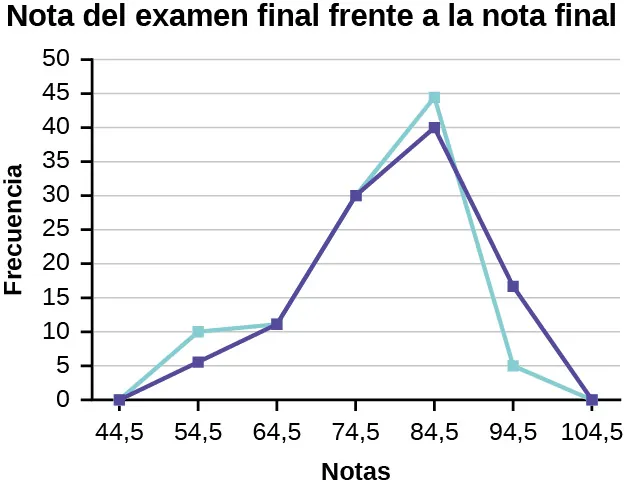
#> input picture tactiver/data/grafica1.webp, 624 x 488 px
$ python classify_charts.py ../../../../tactiver/data/grafica1.webp
#> lines starting #> are read from the running program, lines starting #| are printed output that depends on the picture; after the words box and inside, x2 and y2 are one past the last pixel; in counts of white or black regions, pixels touching at a corner belong together
import cv2
import numpy as np

def contar_paneles(image_path, umbral_gris=120, frac_largo=0.4):
#> called with image_path = '../../../../tactiver/data/grafica1.webp', umbral_gris = 120, frac_largo = 0.4
    img = cv2.imread(image_path)
#> img is the input picture: shape (488, 624, 3); mean B, G, R 240.7, 239.8, 239.3
    if img is None:
        return 1
    gray = cv2.cvtColor(img, cv2.COLOR_BGR2GRAY)
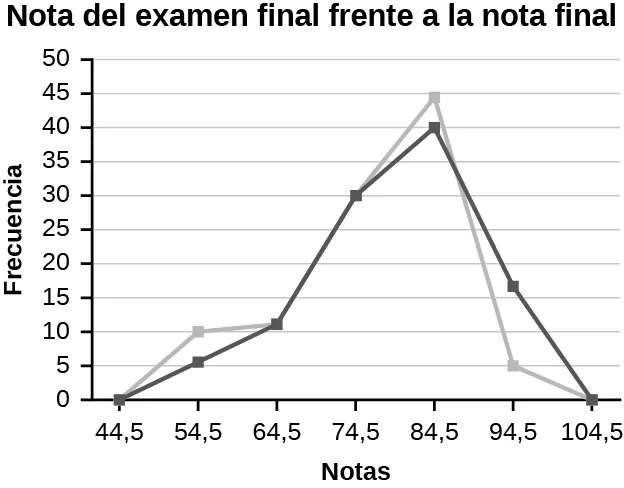
#> gray: shape (488, 624); min 0, max 255, mean 239.7
    h, w = gray.shape
#> h = 488; w = 624

    _, bw = cv2.threshold(gray, umbral_gris, 255, cv2.THRESH_BINARY_INV)
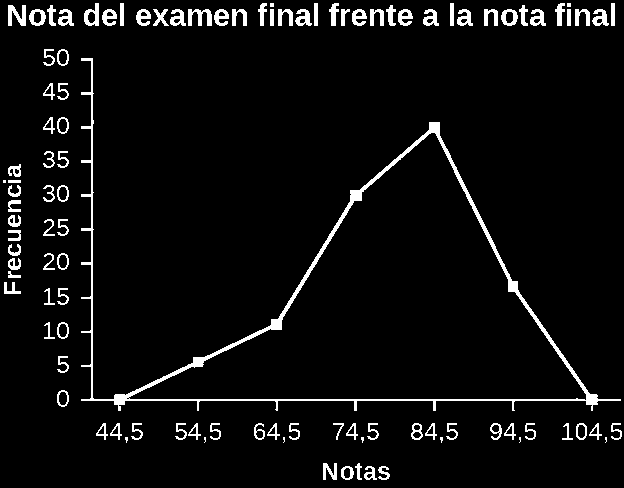
#> bw: shape (488, 624); 5.1% white; 104 white regions (10 under 20 px), largest, box (x1, y1, x2, y2) and area: (81, 58, 621, 411) 5578, (8, 5, 26, 26) 240, (188, 9, 212, 26) 240

    kernel_v = cv2.getStructuringElement(cv2.MORPH_RECT, (1, max(int(h * frac_largo), 10)))
#> kernel_v = 195 values from 1 to 1
    verticales = cv2.erode(bw, kernel_v, iterations=1)
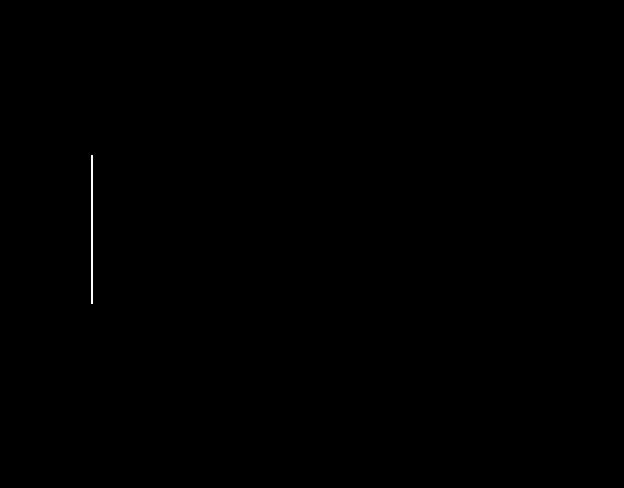
#> verticales: shape (488, 624); 0.1% white in thin lines or dots, all inside (x1, y1, x2, y2) = (91, 155, 93, 304)
    verticales = cv2.dilate(verticales, kernel_v, iterations=1)
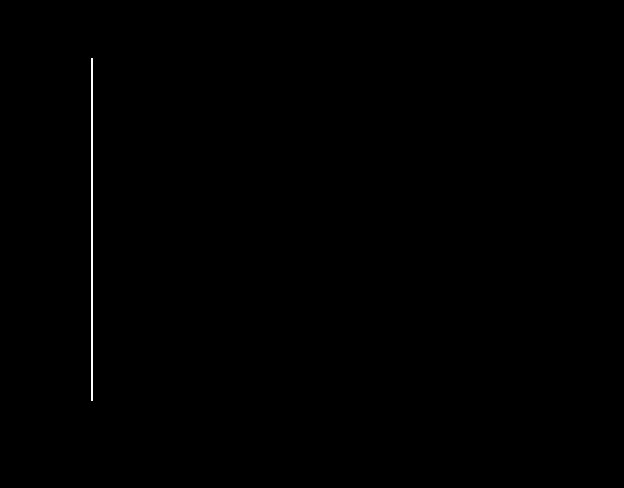
#> verticales: shape (488, 624); 0.23% white in thin lines or dots, all inside (x1, y1, x2, y2) = (91, 58, 93, 401)

    kernel_h = cv2.getStructuringElement(cv2.MORPH_RECT, (max(int(w * frac_largo), 10), 1))
    horizontales = cv2.erode(bw, kernel_h, iterations=1)
#> horizontales: shape (488, 624); 0.18% white in thin lines or dots, all inside (x1, y1, x2, y2) = (205, 399, 497, 401)
    horizontales = cv2.dilate(horizontales, kernel_h, iterations=1)
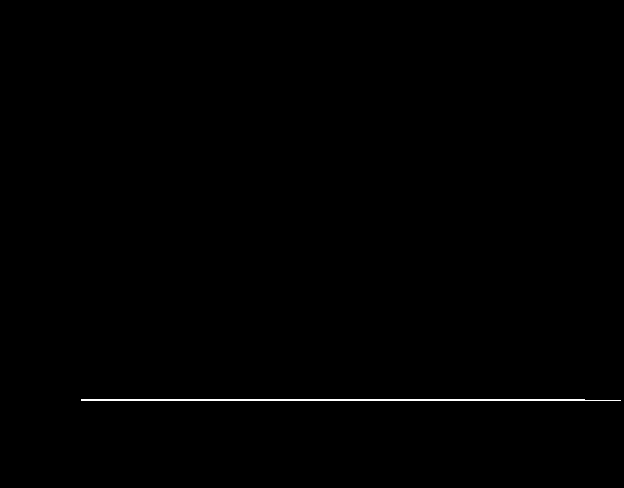
#> horizontales: shape (488, 624); 0.34% white in thin lines or dots, all inside (x1, y1, x2, y2) = (81, 399, 621, 401)

    def clusters_de_posiciones(mask, eje):
#> called with eje = 0
        proyeccion = mask.sum(axis=eje)
#> proyeccion = 624 values, max 87465 at index 91, min 0 at index 0, mean 280.3
        if proyeccion.max() == 0:
            return []
        posiciones = np.where(proyeccion > proyeccion.max() * 0.3)[0]
#> posiciones = [91, 92]
        if len(posiciones) == 0:
            return []
        clusters = [[posiciones[0]]]
#> clusters = [[91]]
        for p in posiciones[1:]:
            if p - clusters[-1][-1] <= 15:
                clusters[-1].append(p)
            else:
                clusters.append([p])
#> this loop made 1 pass
#> p on pass 1: 92
#> after the loop, clusters = [[91, 92]]
        return clusters

    clusters_v = clusters_de_posiciones(verticales, eje=0)
#> clusters_v = [[91, 92]]
    clusters_h = clusters_de_posiciones(horizontales, eje=1)
#> the loop in clusters_de_posiciones (call 2), `for p in posiciones[1:]:` made 1 pass
#> p on pass 1: 400
#> clusters_h = [[399, 400]]

    n_columnas = max(len(clusters_v) - 1, 1)
#> n_columnas = 1
    n_filas = max(len(clusters_h) - 1, 1)
#> n_filas = 1

    return n_columnas * n_filas

def es_figura_compuesta(image_path, umbral_paneles=2):
    return contar_paneles(image_path) >= umbral_paneles


def clasificar_geometria(image_path, umbral_extent_relleno=0.45, area_min_relativa=0.003):
#> called with image_path = '../../../../tactiver/data/grafica1.webp', umbral_extent_relleno = 0.45, area_min_relativa = 0.003
    img = cv2.imread(image_path)
    if img is None:
        return "indeterminado", 0.0, {}
    gray = cv2.cvtColor(img, cv2.COLOR_BGR2GRAY)
    h, w = gray.shape
#> h = 488; w = 624
    total_area_img = h * w
#> total_area_img = 304512

    mask = ((gray < 200) & (gray > 20)).astype(np.uint8)
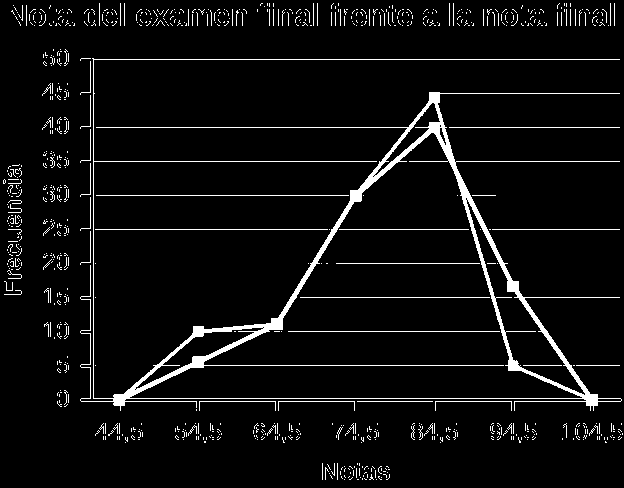
#> mask: shape (488, 624); values 0 (black) and 1 (white), 5.4% white; 838 white regions (789 under 20 px), largest, box (x1, y1, x2, y2) and area: (80, 58, 622, 411) 9925, (96, 195, 349, 196) 253, (95, 229, 328, 230) 233
    n_labels, labels, stats, _ = cv2.connectedComponentsWithStats(mask, connectivity=8)
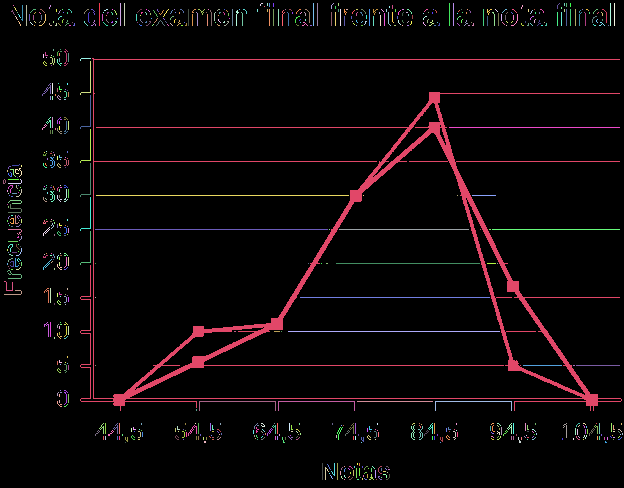
#> labels: shape (488, 624) int32; 839 distinct labels, from 0 to 838; one colour per label, 0 black
#> n_labels = 839; stats = 839 rows, first 6: [0, 0, 624, 488, 288060], [99, 3, 1, 23, 23], [120, 3, 1, 23, 23], [124, 3, 1, 23, 23], [260, 3, 3, 3, 4], [267, 3, 1, 3, 3]

    formas = []
    for i in range(1, n_labels):
        area_px = stats[i, cv2.CC_STAT_AREA]
        if area_px < total_area_img * area_min_relativa:
            continue
        bbox_w = stats[i, cv2.CC_STAT_WIDTH]
        bbox_h = stats[i, cv2.CC_STAT_HEIGHT]
        bbox_area = bbox_w * bbox_h
        if bbox_area == 0:
            continue
        extent = area_px / bbox_area
        formas.append((extent, area_px / total_area_img))
#> this loop made 838 passes
#> area_px on passes 1 to 3: 23, 23, 23
#> after the loop, formas = [(0.0519, 0.0326)]

    if not formas:
        return "indeterminado", 0.0, {}

    formas.sort(key=lambda x: -x[1])
    extent_principal, area_rel = formas[0]
#> extent_principal = 0.0519; area_rel = 0.0326

    tipo = "barra_o_torta" if extent_principal >= umbral_extent_relleno else "linea"
#> tipo = 'linea'
    return tipo, extent_principal, {"n_formas": len(formas), "area_relativa": round(area_rel, 3)}


def es_grafico_lineal(image_path, umbral_extent_relleno=0.45):
    if es_figura_compuesta(image_path):
        return False, 0.0, "compuesta"
    tipo, extent, detalle = clasificar_geometria(image_path, umbral_extent_relleno)
#> tipo = 'linea'; extent = 0.0519; detalle = {'n_formas': 1, 'area_relativa': 0.033}
    confianza = 1 - extent if tipo == "linea" else extent
#> confianza = 0.948
    return tipo == "linea", confianza, tipo


if __name__ == "__main__":
    import sys
    for path in sys.argv[1:]:
        es_lineal, conf, etiqueta = es_grafico_lineal(path)
#> es_lineal = True; conf = 0.948; etiqueta = 'linea'
        print(f"{path}: {etiqueta} (conf {conf:.2f}) -> {'LINEAL' if es_lineal else 'descartado'}")
#| ../../../../tactiver/data/grafica1.webp: linea (conf 0.95) -> LINEAL
